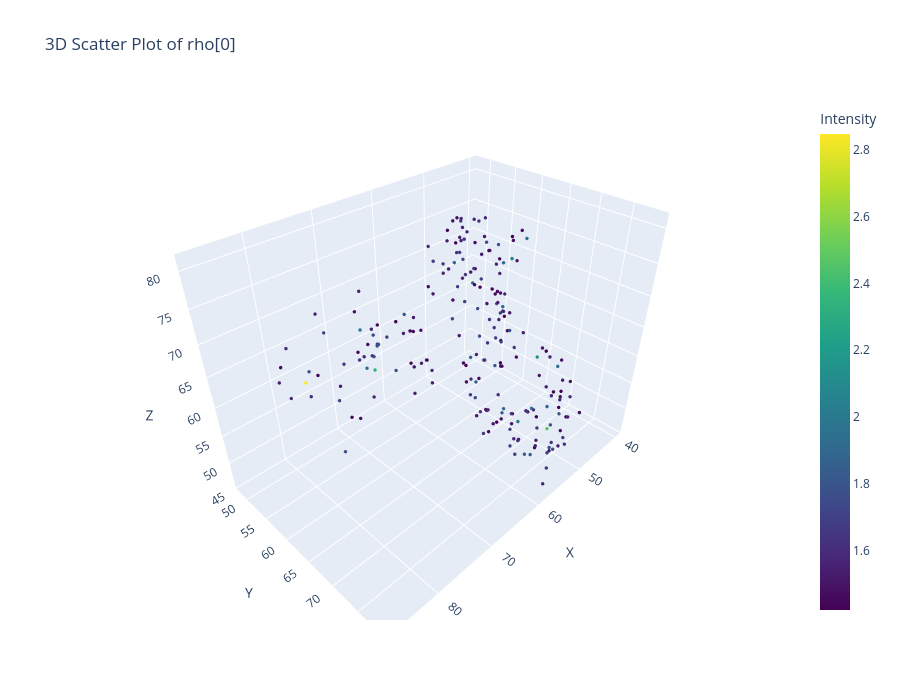

Notebook code cell kept with this figure:
### Code cell
import plotly.graph_objects as go

# Get the 3D volume
volume = rho[0]

# Create coordinate grids
x, y, z = np.meshgrid(range(128), range(128), range(128), indexing='ij')

# Flatten everything
x_flat = x.flatten()
y_flat = y.flatten()
z_flat = z.flatten()
values_flat = volume.flatten()

# Filter by threshold to avoid plotting all 2M+ points
threshold = volume.max() * 0.5  # adjust as needed
mask = values_flat > threshold

# Create 3D scatter plot
fig = go.Figure(data=[go.Scatter3d(
    x=x_flat[mask],
    y=y_flat[mask],
    z=z_flat[mask],
    mode='markers',
    marker=dict(
        size=2,
        color=values_flat[mask],
        colorscale='Viridis',
        showscale=True,
        colorbar=dict(title="Intensity")
    )
)])

fig.update_layout(
    title='3D Scatter Plot of rho[0]',
    scene=dict(
        xaxis_title='X',
        yaxis_title='Y',
        zaxis_title='Z'
    ),
    width=900,
    height=700
)

fig.show()

### Figure 1 — Plotly figure (JSON) as saved in the notebook; plotly's stock layout.template omitted (floating-point values rounded to 4 significant figures; data arrays with more than 128 entries replaced by an {"elided": "..."} marker saying what was removed)
{"data": [{"marker": {"color": {"elided": "222 float values"}, "colorbar": {"title": {"text": "Intensity"}}, "colorscale": [[0, "#440154"], [0.1111, "#482878"], [0.2222, "#3e4989"], [0.3333, "#31688e"], [0.4444, "#26828e"], [0.5556, "#1f9e89"], [0.6667, "#35b779"], [0.7778, "#6ece58"], [0.8889, "#b5de2b"], [1, "#fde725"]], "showscale": true, "size": 2}, "mode": "markers", "type": "scatter3d", "x": {"elided": "222 int values"}, "y": {"elided": "222 int values"}, "z": {"elided": "222 int values"}}], "layout": {"height": 700, "scene": {"xaxis": {"title": {"text": "X"}}, "yaxis": {"title": {"text": "Y"}}, "zaxis": {"title": {"text": "Z"}}}, "title": {"text": "3D Scatter Plot of rho[0]"}, "width": 900}}
